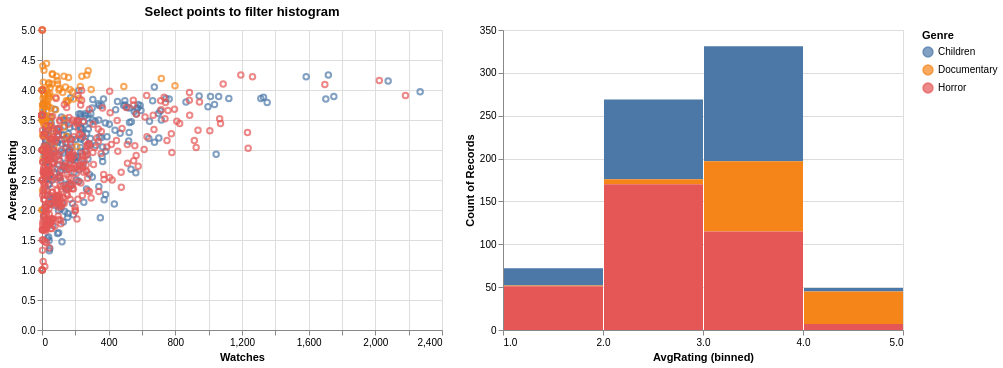

Notebook cell for this chart:
### Markdown cell above
# Exercise: Interactive Chart in Altair

Create a **scatterplot** with dimensions of your choosing of the movies dataset that you can brush, **paired with** a stacked histogram that filters according to the brush.

See the examples at the end of Lecture 8 (Practical Data Visualization) to get started.

This is what your stacked histogram should look like: 


![Stacked Histogram](stacked_hist.png)

### Code cell
import altair as alt
import pandas as pd

# Load the data
movies = pd.read_csv('http://vcg.github.io/upset/data/movies/movies.csv',delimiter=';')

# Melt genre columns to long format
genre_cols = ['Children', 'Documentary', 'Horror']

movies_long = movies.melt(
    id_vars=['Name', 'AvgRating', 'Watches'],
    value_vars=genre_cols,
    var_name='Genre',
    value_name='IsGenre'
)

# Keep only rows where movie belongs to that genre
movies_long = movies_long[movies_long['IsGenre'] == 1]

# Create brush selection
brush = alt.selection_interval()

# Scatterplot with brush
scatter = alt.Chart(movies_long).mark_point().encode(
    x=alt.X('Watches:Q', title='Watches'),
    y=alt.Y('AvgRating:Q', title='Average Rating'),
    color=alt.condition(brush, 'Genre:N', alt.value('lightgray'))
).add_params(
    brush
).properties(
    width=400,
    height=300,
    title='Select points to filter histogram'
)

# Stacked histogram filtered by brush
histogram = alt.Chart(movies_long).mark_bar().encode(
    x=alt.X('AvgRating:Q', bin=alt.Bin(step=1), title='AvgRating (binned)'),
    y=alt.Y('count()', title='Count of Records'),
    color='Genre:N'
).transform_filter(
    brush
).properties(
    width=400,
    height=300
)

scatter | histogram

### Figure 1 — Vega-Lite specification as saved in the notebook (floating-point values rounded to 4 significant figures; data arrays with more than 128 entries replaced by an {"elided": "..."} marker saying what was removed)
{"config": {"view": {"continuousWidth": 300, "continuousHeight": 300}}, "hconcat": [{"mark": {"type": "point"}, "encoding": {"color": {"condition": {"param": "param_3", "field": "Genre", "type": "nominal"}, "value": "lightgray"}, "x": {"field": "Watches", "title": "Watches", "type": "quantitative"}, "y": {"field": "AvgRating", "title": "Average Rating", "type": "quantitative"}}, "height": 300, "name": "view_3", "title": "Select points to filter histogram", "width": 400}, {"mark": {"type": "bar"}, "encoding": {"color": {"field": "Genre", "type": "nominal"}, "x": {"bin": {"step": 1}, "field": "AvgRating", "title": "AvgRating (binned)", "type": "quantitative"}, "y": {"aggregate": "count", "title": "Count of Records", "type": "quantitative"}}, "height": 300, "transform": [{"filter": {"param": "param_3"}}], "width": 400}], "data": {"name": "data-dea8ab88dd4fb4d0e1e2d531e1de48e7"}, "params": [{"name": "param_3", "select": {"type": "interval"}, "views": ["view_3"]}], "$schema": "https://vega.github.io/schema/vega-lite/v5.20.1.json", "datasets": {"data-dea8ab88dd4fb4d0e1e2d531e1de48e7": {"elided": "721 records"}}}
